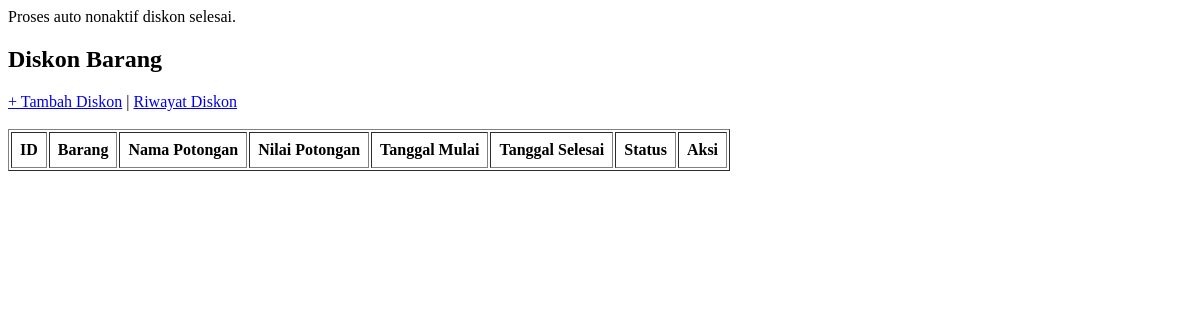
Page /diskon/index.php on the earlier database version.
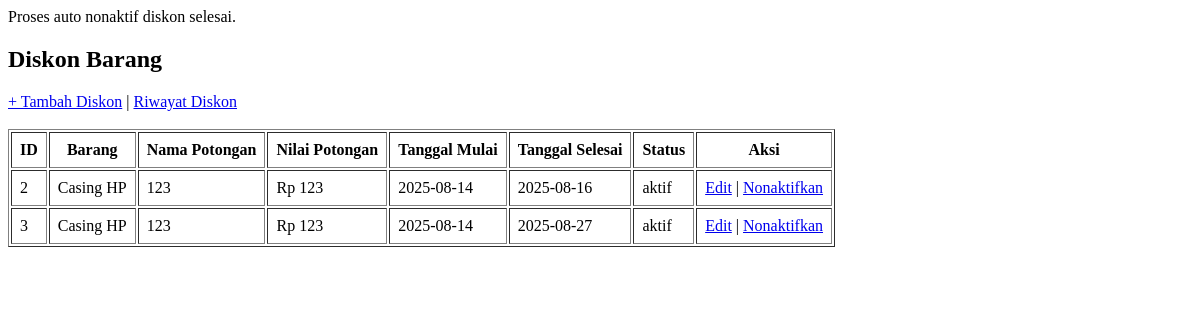
Same page on the later database version.
### tables this page shows
CREATE TABLE `potongan_barang` (
  `id_potongan` int(11) NOT NULL,
  `id_barang` int(11) NOT NULL,
  `nama_potongan` varchar(100) NOT NULL,
  `nilai_potongan` int(11) NOT NULL,
  `tanggal_mulai` date NOT NULL,
  `tanggal_selesai` date NOT NULL,
  `status` enum('aktif','nonaktif') DEFAULT 'aktif'
);

CREATE TABLE `barang` (
  `id_barang` int(11) NOT NULL,
  `kode_barang` varchar(20) NOT NULL,
  `sku` varchar(20) NOT NULL,
  `nama_barang` varchar(40) NOT NULL,
  `varian` varchar(20) NOT NULL,
  `brand` varchar(20) NOT NULL,
  `kategori` varchar(20) NOT NULL,
  `harga_jual_default` decimal(10,0) NOT NULL,
  `sn` tinyint(1) NOT NULL DEFAULT 0
);

### diskon/index.php (the view, shortened to what this page needs)
<?php
include "auto_nonaktif_diskon.php";
?>
<!DOCTYPE html>
<html>
<head>
    <link rel="stylesheet" href="style.css">
</head>
<body>
<h2>Diskon Barang</h2>
<a href="tambah.php">+ Tambah Diskon</a> |
<a href="riwayat.php">Riwayat Diskon</a>
<br><br>
<table border="1" cellpadding="8">
    <tr>
        <th>ID</th>
        <th>Barang</th>
        <th>Nama Potongan</th>
        <th>Nilai Potongan</th>
        <th>Tanggal Mulai</th>
        <th>Tanggal Selesai</th>
        <th>Status</th>
        <th>Aksi</th>
    </tr>
    <?php
    $sql = "SELECT p.*, b.nama_barang
            FROM potongan_barang p
            JOIN barang b ON p.id_barang = b.id_barang
            WHERE p.status='aktif'
            ORDER BY p.tanggal_mulai DESC";
    $q = mysqli_query($koneksi, $sql);
    while($row = mysqli_fetch_assoc($q)){
        echo "<tr>
            <td>{$row['id_potongan']}</td>
            <td>{$row['nama_barang']}</td>
            <td>{$row['nama_potongan']}</td>
            <td>Rp " . number_format($row['nilai_potongan']) . "</td>
            <td>{$row['tanggal_mulai']}</td>
            <td>{$row['tanggal_selesai']}</td>
            <td>{$row['status']}</td>
            <td>
                <a href='edit.php?id={$row['id_potongan']}'>Edit</a> |
                <a href='hapus.php?id={$row['id_potongan']}' onclick=\"return confirm('Nonaktifkan diskon ini?')\">Nonaktifkan</a>
            </td>
        </tr>";
    }
    ?>
</table>
</body>
</html>

Differences in the rows shown:
added potongan_barang: id_potongan "2", id_barang.nama_barang "Casing HP", nama_potongan "123", nilai_potongan "123", tanggal_mulai "2025-08-14", tanggal_selesai "2025-08-16", status "aktif"
added potongan_barang: id_potongan "3", id_barang.nama_barang "Casing HP", nama_potongan "123", nilai_potongan "123", tanggal_mulai "2025-08-14", tanggal_selesai "2025-08-27", status "aktif"
